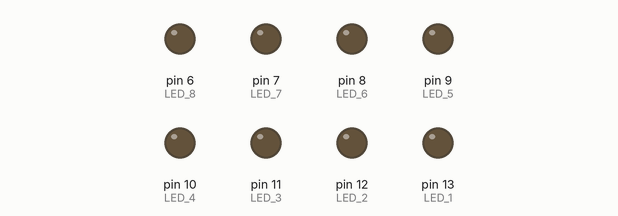
A sketch run on a simulated Arduino Uno, built with avr-gcc and run on an emulated ATmega328P. Shown: output pins drawn as LEDs (lit = HIGH).

Above: at 0.1 s.
At 1.1 s:
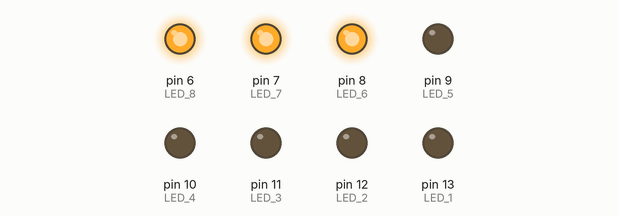
Timing chart, 0 to 2.6 s (numbered marks = the images above):
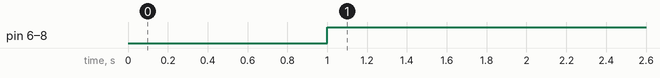

The sketch:

LUCES_LEDS2.ino
```cpp
void setup() {
  // put your setup code here, to run once:
  pinMode(13, OUTPUT);// LED 1
  pinMode(12, OUTPUT);// LED 2
  pinMode(11, OUTPUT);// LED 3
  pinMode(10, OUTPUT);// LED 4
  pinMode(9, OUTPUT);// LED 5
  pinMode(8, OUTPUT);// LED 6
  pinMode(7, OUTPUT);// LED 7
  pinMode(6, OUTPUT);// LED 8

  //Configuramos para recibir por puerto serial

  Serial.begin(9600);

}

void loop() {
  //Preguntar por el nombre (en minus)
  //if (Serial.available())
  //{
  String nombre = Serial.readStringUntil('\n');
  nombre.trim();
  //}
  for(int le=0; le>8;le++){
    digitalWrite( le , HIGH);
    }
  //Convertir los caracteres a accii
  int i = 0 ; //Iniciar la variable


  do {
    int let = nombre.charAt(i); //Vslor ASCII

    //Convertir
    int bits[8] = {};

    for (int j = 8; j > 0; j--) {
      bits[j] = let % 2;
      let = let / 2;
      digitalWrite( j , HIGH);
    }


    delay(1500);
    digitalWrite( i , LOW);
    delay(1500);
  } while (i >= nombre.length());
}
```

Measured:
- by itself, pin 6 (LED_8), pin 7 (LED_7), pin 8 (LED_6): LOW → HIGH at 1.0 s
